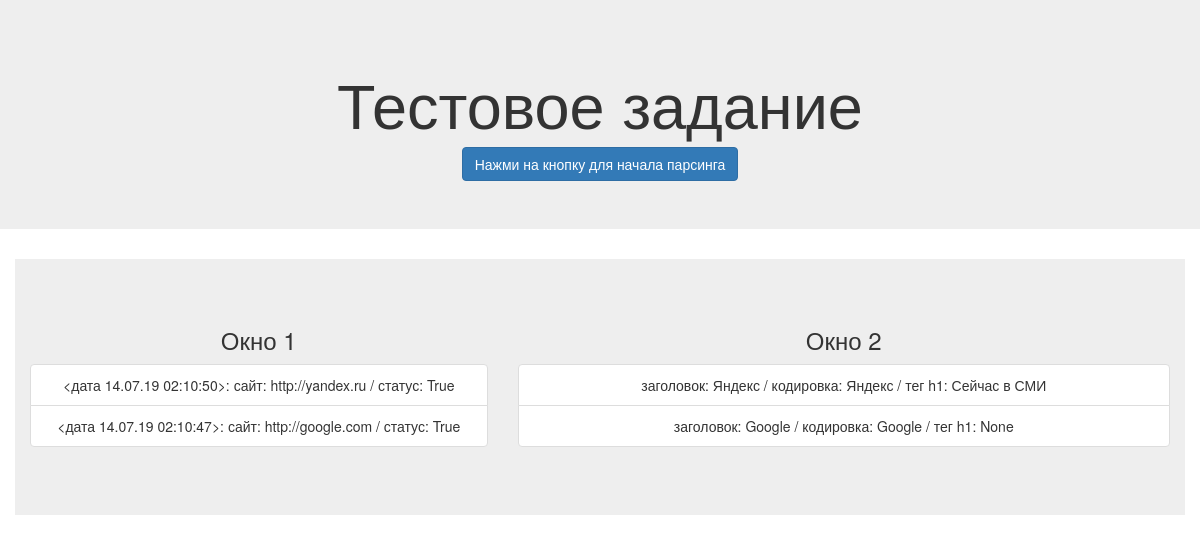
The app's page /, older data.
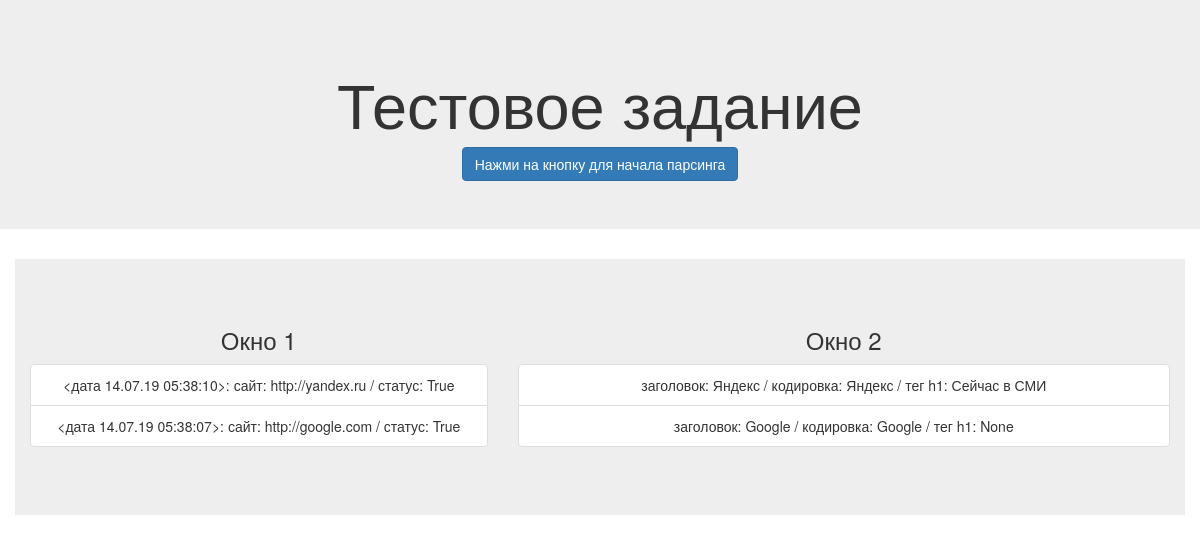
The same page, newer data.
### sites_parser/models.py (models this page shows)
class SiteAdminModel(models.Model):
    site_url = models.URLField(blank=False)
    site_title = models.CharField(max_length=200, blank=True, null=True)
    site_header = models.CharField(max_length=200, blank=True, null=True)
    site_encoding = models.CharField(max_length=20, blank=True, null=True)
    parsing_complete = models.BooleanField(default=False)
    timeshift_for_parsing = models.PositiveIntegerField(default=0)
    parsing_time = models.DateTimeField(null=True)

### sites_parser/views.py (the view)
# urls.py: url(r'^$', views.index, name='index'),
def index(request):
    return render(request, 'sites_parser/index.html', {'sites': SiteAdminModel.objects.all()})

### sites_parser/templates/sites_parser/index.html (shortened to what this page needs)
<!DOCTYPE html>
<html lang="en">
<head>
  <link rel="stylesheet" href="https://maxcdn.bootstrapcdn.com/bootstrap/3.4.0/css/bootstrap.min.css">
  <link rel="stylesheet" href="https://maxcdn.bootstrapcdn.com/bootstrap/3.4.0/css/bootstrap.min.css">
{% load static %}
<link rel="stylesheet" href="{% static 'sites_parser/style.css' %}">
</head>
<body>
 <div class="jumbotron text-center">
  <h1>Тестовое задание</h1>
  <button id="button_1" type="button" class="btn btn-primary">Нажми на кнопку для начала парсинга</button>
 </div>
<div class="jumbotron container text-center">
    <div class="row justify-content-center">
    <div class="col-sm-5">
      <h3>Окно 1</h3>
      <ul class="list-group">
        {% for site in sites %}
        <li id="1_{{site.id}}" class="list-group-item">
            {% if not site.parsing_complete %}
                <дата dd.mm.yyyy HH:mm:ss>:
            {% else %}
                <дата {{site.parsing_time|date:"d.m.y h:i:s"}}>:
            {% endif %}
            сайт: {{site.site_url}} /
            статус: {{site.parsing_complete}}
        </li>
        {% endfor %}
      </ul>
    </div>
    <div class="col-sm-7">
      <h3>Окно 2</h3>
      <ul class="list-group">
        {% for site in sites %}
        <li id="2_{{site.id}}" class="list-group-item">
            заголовок: {{site.site_title}} /
            кодировка: {{site.site_title}} /
            тег h1: {{site.site_header}}
        </li>
        {% endfor %}
      </ul>
    </div>
  </div>
</div>
</body>
</html>

Row changes from the older to the newer data that the page shows:
changed SiteAdminModel "http://yandex.ru": parsing_time "14.07.19 02:10:50" → "14.07.19 05:38:10"
changed SiteAdminModel "http://google.com": parsing_time "14.07.19 02:10:47" → "14.07.19 05:38:07"
